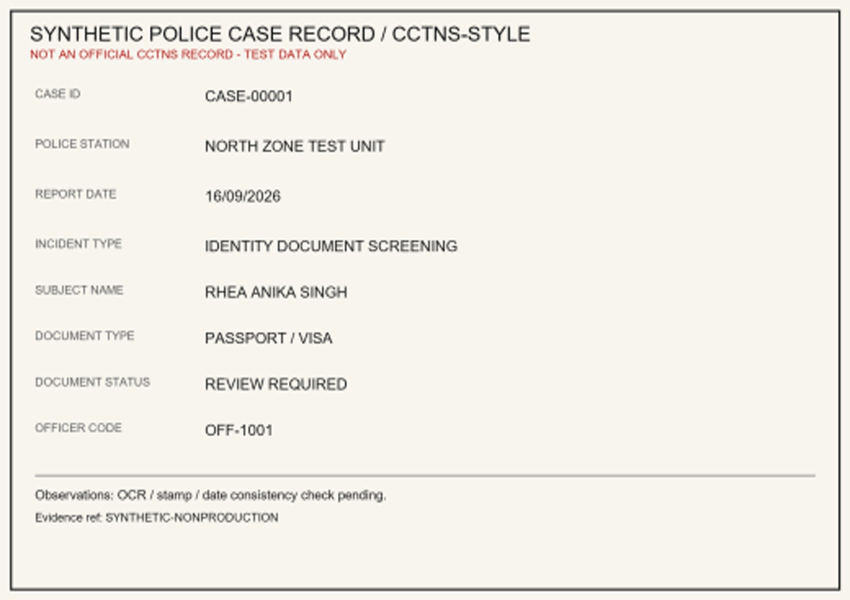
#> input picture screening/samples/generated/cctns_style_01_01_tiny.jpg, 1700 x 1200 px (shown at 1/2 size)
$ python -i capture_robustness.py   (imports and definitions only)   (older library calls are emulated)
#> lines starting #> are read from the running program, lines starting #| are printed output that depends on the picture
#> further down, picture is the input picture: shape (1200, 1700, 3); mean B, G, R 231.5, 238.3, 241.2
from __future__ import annotations

from dataclasses import dataclass, asdict

import cv2
import numpy as np


@dataclass
class CaptureQuality:
    width: int
    height: int
    blur_score: float
    brightness: float
    contrast: float
    glare_ratio: float
    noise_score: float
    clipped_ratio: float
    document_quad_found: bool
    quality_score: float
    warnings: list[str]

    def to_dict(self):
        return asdict(self)


def quality_metrics(img: np.ndarray) -> CaptureQuality:
    gray = cv2.cvtColor(img, cv2.COLOR_BGR2GRAY) if img.ndim == 3 else img
    # Measure at a fixed scale so scores are comparable across camera resolutions.
    s = 1200 / max(gray.shape)
#> s = 0.706
    if s < 1:
        gray = cv2.resize(gray, None, fx=s, fy=s, interpolation=cv2.INTER_AREA)
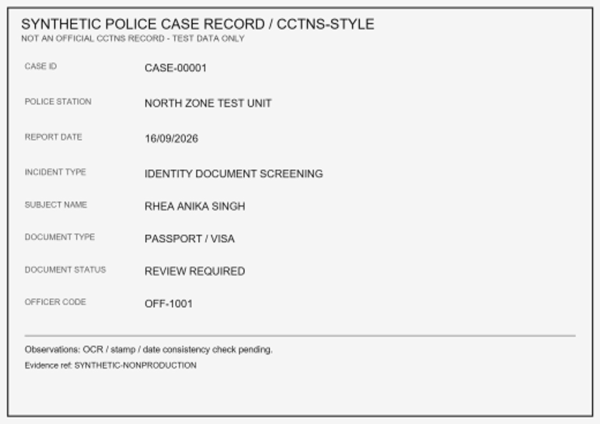
#> gray: shape (847, 1200) (shown at 1/2 size); min 3, max 255, mean 238.3
    blur = float(cv2.Laplacian(gray, cv2.CV_64F).var())
#> blur = 156.9
    brightness = float(gray.mean())
#> brightness = 238.3
    contrast = float(gray.std())
#> contrast = 26.26
    glare = float(np.mean(gray >= 250))
#> glare = 0.0215
    clipped = float(np.mean((gray <= 2) | (gray >= 253)))
#> clipped = 0.00867
    noise = float(np.std(gray.astype(np.float32) - cv2.GaussianBlur(gray, (0, 0), 1.0).astype(np.float32)))
#> noise = 5.06

    score = 100.0
    score -= min(40.0, max(0.0, 60.0 - min(60.0, blur)) * 0.55)
#> score = 100
    score -= min(25.0, abs(brightness - 145.0) * 0.17)
#> score = 84.14
    score -= min(20.0, max(0.0, 18.0 - contrast) * 1.0)
    score -= min(20.0, glare * 100.0 * 0.7)
#> score = 82.63
    score -= min(10.0, max(0.0, noise - 7.0) * 0.45)
    score = float(np.clip(score, 0, 100))

    warnings = []
    if blur < 35: warnings.append('Severe blur detected.')
    if brightness < 55: warnings.append('Very dark capture.')
    if brightness > 225: warnings.append('Overexposed capture.')
    if glare > 0.02: warnings.append('Strong glare/highlight detected.')
    if contrast < 18: warnings.append('Low contrast detected.')
    if noise > 18: warnings.append('Heavy sensor/compression noise detected.')
    return CaptureQuality(img.shape[1], img.shape[0], round(blur, 2), round(brightness, 2), round(contrast, 2), round(glare, 5),
                          round(noise, 2), round(clipped, 5), False, round(score, 2), warnings)

>>> import cv2
>>> picture = cv2.imread('../samples/generated/cctns_style_01_01_tiny.jpg')
>>> result = quality_metrics(picture)

$ run again, on screening/samples/generated/cctns_style_01_04_perspective.jpg
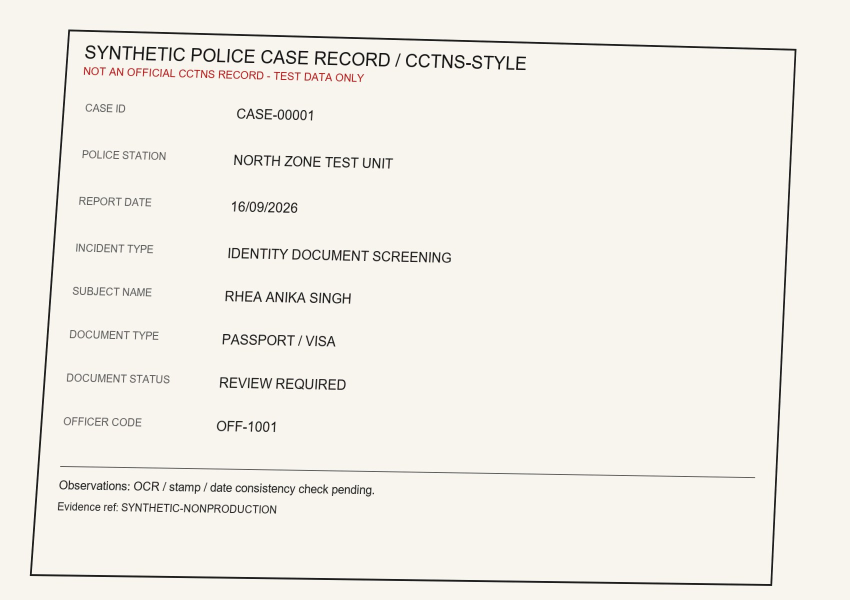
#> input picture screening/samples/generated/cctns_style_01_04_perspective.jpg, 1700 x 1200 px (shown at 1/2 size)
#> picture is the input picture: shape (1200, 1700, 3); mean B, G, R 232.6, 239.4, 242.5
#> in quality_metrics, `gray = cv2.resize(gray, None, fx=s, fy=s, interpolation=cv2.INTER_AREA)`:
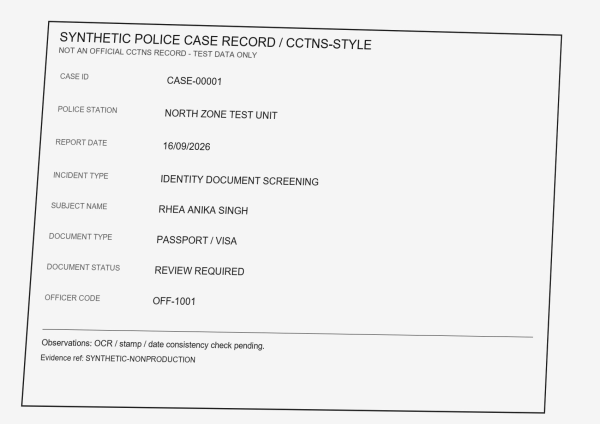
#> gray: shape (847, 1200) (shown at 1/2 size); min 15, max 251, mean 239.5
#> blur = 1055.1
#> brightness = 239.5
#> contrast = 28.56
#> glare = 1.97e-05
#> clipped = 0
#> noise = 10.7
#> in quality_metrics, `score -= min(40.0, max(0.0, 60.0 - min(60.0, blur)) * 0.55)`: score = 100
#> in quality_metrics, `score -= min(25.0, abs(brightness - 145.0) * 0.17)`: score = 83.94
#> in quality_metrics, `score -= min(20.0, glare * 100.0 * 0.7)`: score = 83.93
#> in quality_metrics, `score -= min(10.0, max(0.0, noise - 7.0) * 0.45)`: score = 82.27

$ run again, on screening/samples/generated/cctns_style_01_06_glare.jpg
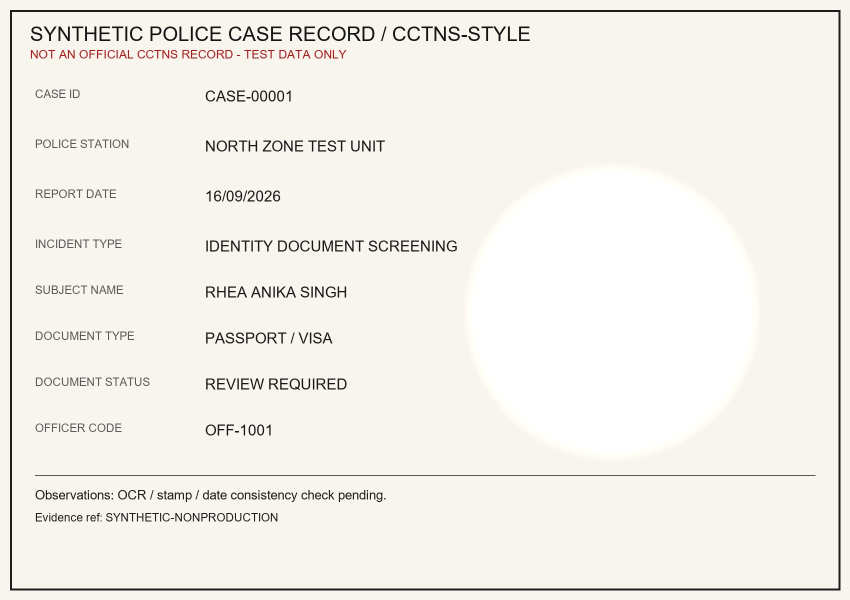
#> input picture screening/samples/generated/cctns_style_01_06_glare.jpg, 1700 x 1200 px (shown at 1/2 size)
#> picture is the input picture: shape (1200, 1700, 3); mean B, G, R 233.7, 239.6, 242.3
#> in quality_metrics, `gray = cv2.resize(gray, None, fx=s, fy=s, interpolation=cv2.INTER_AREA)`:
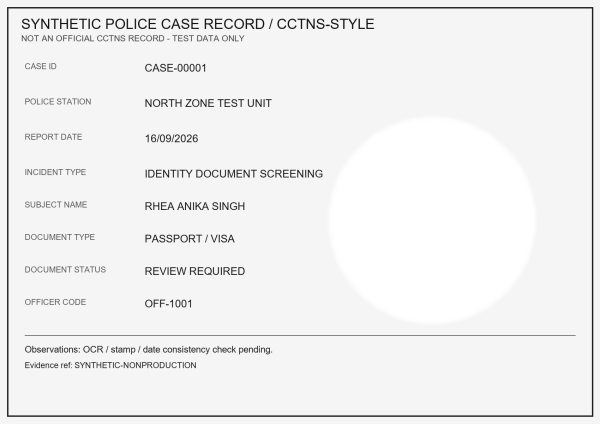
#> gray: shape (847, 1200) (shown at 1/2 size); min 15, max 255, mean 239.7
#> blur = 1561.8
#> brightness = 239.7
#> contrast = 33.26
#> glare = 0.132
#> clipped = 0.128
#> noise = 12.63
#> in quality_metrics, `score -= min(40.0, max(0.0, 60.0 - min(60.0, blur)) * 0.55)`: score = 100
#> in quality_metrics, `score -= min(25.0, abs(brightness - 145.0) * 0.17)`: score = 83.9
#> in quality_metrics, `score -= min(20.0, glare * 100.0 * 0.7)`: score = 74.65
#> in quality_metrics, `score -= min(10.0, max(0.0, noise - 7.0) * 0.45)`: score = 72.12
